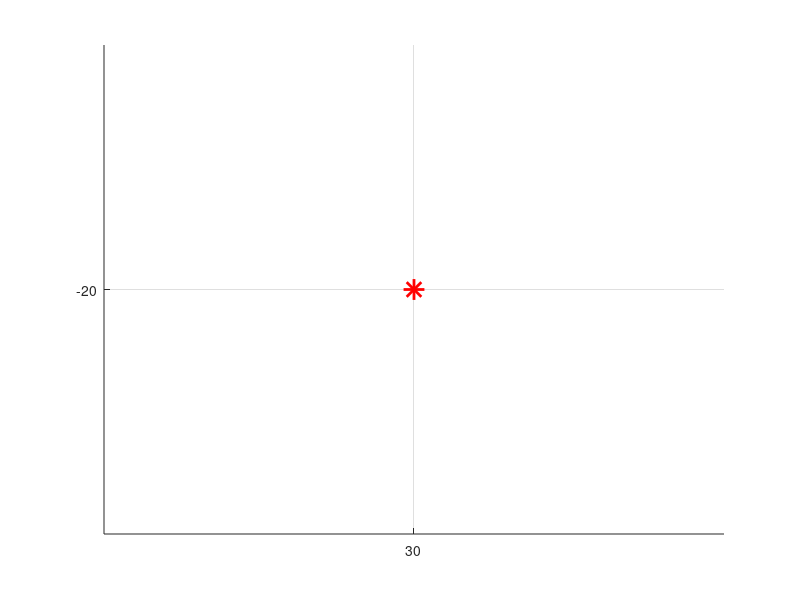

Recreate this plot in MATLAB. (Note: this script raises an error after producing the figure.)

clear; close all;
rng('default');

n_links = 16; % The robot has 16 joints and 16 links.
link_length = 5.105; % module length (cm)


waypoints = { 
        [30,-20,30]',

    };
T_base_initial = eye(4);

load('my_data_2.mat')
q_initial=my_matrix(end,:);
% 'T_base_initial' is the starting pose of the HEAD at t=0.


safety_margin = 0.01; 
snake_thickness = 3;
enable_collision_avoidance = true;
actual_obs=[
            22-snake_thickness -35 27 22+snake_thickness -10 37;
            36-snake_thickness -35 27 36+snake_thickness -10 37;
            24.5 -35 26 35.5 -10 27; 
            24.5 -35 37 35.5 -10 38; 
            ];



% =========================================================================
% 2. PREVIEW INITIAL SETUP
% =========================================================================
fprintf('Displaying initial problem setup for sanity check...\n');
fig_preview = figure('Name', 'Optimization Setup Preview', 'NumberTitle', 'off');
set(fig_preview, 'WindowState', 'maximized');
ax_preview = axes(fig_preview); grid(ax_preview, 'on'); axis(ax_preview, 'equal'); hold(ax_preview, 'on');
max_range=0; for yy = 1:length(waypoints), plot3(ax_preview, waypoints{yy}(1), waypoints{yy}(2), waypoints{yy}(3), 'r*', 'MarkerSize', 15, 'LineWidth', 2, 'DisplayName', sprintf('Waypoint %d',yy)); end
% for k = 1:length(dummy_cuboids), plot_cuboid_faces(ax_preview, dummy_cuboids{k}.dims, dummy_cuboids{k}.axis); end
if exist('actual_obs', 'var') && ~isempty(actual_obs)
    num_obs = height(actual_obs);
    for k = 1:num_obs
        % Get the coordinates for the k-th obstacle
        obs_dims = actual_obs(k,:);
        % obs_dims = acutal_obs( (k-1)*6 + 1 : k*6 );
        
        % Plot it using the new function
        plot_solid_cuboid(ax_preview, obs_dims, 'r', 0.2); % Red, 20% opaque
    end
end
% Call the generalized FK, specifying 'HEAD_BASE' for the initial pose.

[P_initial, ~] = forwardKinematics(q_initial', link_length, T_base_initial, 'HEAD_BASE');
plot3(ax_preview, P_initial(1,:), P_initial(2,:), P_initial(3,:), 'o-', 'LineWidth', 2, 'MarkerSize', 4, 'Color', [0.1, 0.4, 0.8], 'DisplayName', 'Snake Robot (t=0)');
% Auto-scaling logic
for yy=1:length(waypoints),max_range=max([max_range,abs(waypoints{yy}(:))']);end; max_range=max([max_range,abs(P_initial(:)')]);
lim = ceil(max_range*1.1); if lim==0, lim=5; end; axis(ax_preview,[-lim lim -lim lim -lim lim]); view(ax_preview, 3);
xlabel(ax_preview,'X');ylabel(ax_preview,'Y');zlabel(ax_preview,'Z');title(ax_preview,'Initial Setup. Press any key to start.'); legend(ax_preview,'show','Location','northwest');
drawnow; disp('Sanity Check: Press any key to start optimization...'); 
pause;
close(fig_preview); fprintf('Preview confirmed. Starting optimization...\n');
tic;


% =========================================================================
% 3. SET UP AND SOLVE THE OPTIMIZATION PROBLEM FOR EACH SEGMENT
% =========================================================================

% --- Initialize Full Trajectory Storage ---
full_q_dot_opt = zeros(n_links, 1); 
full_u_opt = zeros(n_links, 1); 

% --- Store poses for visualization ---
full_T_base_trajectory = {};
full_base_end_trajectory = {};
segment_end_times = [0]; % Stores the cumulative end time of each segment



% --- Initialize Full Trajectory Storage ---
smooth_full_q_opt = q_initial'; 
smooth_full_time_vector = 0;

% --- Store poses for visualization ---
smooth_full_T_base_trajectory = {};
smooth_full_base_end_trajectory = {};
smooth_segment_end_times = [0]; 


% --- Initialize State for the First Segment ---
current_x_initial = [q_initial, zeros(1, n_links)]';
T_base_current = T_base_initial;


n_states = 2 * n_links;
n_controls = n_links;
    
curr_path = [];
full_smooth_path=[];
locs=[];
spath=[];

full_T_base_trajectory{1} = T_base_current; 
full_base_end_trajectory{1} = 'HEAD_BASE';
segment_end_times = [segment_end_times, 5];
full_time_vector=linspace(0, 20, height(my_matrix));
full_q_opt = my_matrix';
output_filename = 'snake_traj.mat';
save(output_filename, 'full_q_opt', 'full_time_vector', ...
    'link_length', 'n_links', 'waypoints', ...
    'full_T_base_trajectory', 'full_base_end_trajectory', 'segment_end_times', ...
    'actual_obs'); % NEW: Save directions
fprintf('\nFull trajectory data saved to %s\n', output_filename);
fprintf('All tasks complete.\n'); beep;
toc


% =========================================================================
% LOCAL FUNCTIONS
% =========================================================================
function [smoothed_path, skipped_counts] = smooth_path_shortcut(path, link_length, T_base, base_end, obstacles, numobs, max_iterations)
    % Initialize
    smoothed_path = path;
    
    % Track original indices. Initially, it points to every row in the original path.
    original_indices = 1:size(path, 1);
    
    if size(smoothed_path, 1) < 3
        skipped_counts = zeros(1, size(smoothed_path, 1) - 1);
        return;
    end
    
    n_links = size(path, 2);
    
    for k = 1:max_iterations
        % 1. Pick two random indices (i and j) based on current smoothed_path size
        len = size(smoothed_path, 1);
        if len < 4, break; end

        idx1 = randi(len - 3);
        idx2 = randi([idx1 + 2, len-1]); % Ensure idx2 is at least 2 steps ahead
        
        q1 = smoothed_path(idx1, :);
        q2 = smoothed_path(idx2, :);
        
        % 2. Check if straight line connection is valid
        % We check discrete points along the line segment
        valid_shortcut = true;
        steps = 5000; % Check 10 points along the shortcut
        for t = linspace(0, 1, steps)
            q_check = (1-t)*q1 + t*q2;
            % Note: q_check is 1xN, function likely expects Nx1, so we transpose
            if ~is_collision_free_RRT(q_check', link_length, T_base, base_end, obstacles, numobs)
                valid_shortcut = false;
                break;
            end
        end
        
        % 3. If valid, remove intermediate nodes
        if valid_shortcut
            % Replace path with [start ... q1, q2 ... end]
            smoothed_path = [smoothed_path(1:idx1, :); smoothed_path(idx2:end, :)];
            
            % CRITICAL STEP: Apply the exact same deletion to the index tracker
            original_indices = [original_indices(1:idx1), original_indices(idx2:end)];
        end
    end
    
    % 4. Calculate skipped points vector
    % diff(original_indices) gives the gap between connected indices.
    % Subtract 1 to get the number of points *between* them.
    % Example: if indices are [1, 5], diff is 4. Points skipped are indices 2,3,4 (count=3).
    skipped_counts = diff(original_indices) - 1;
end



% --- Generalized Forward Kinematics (v13+) ---
function [P_world, T_ee_world] = forwardKinematics(q, link_length, T_base, base_end)
    n_links = length(q); 
    T_links_in_head_frame=cell(n_links+1,1); T_links_in_head_frame{1}=eye(4); T_current=eye(4);
    for i=1:n_links
        if mod(i,2)==1,T_joint=Rz(q(i));else,T_joint=Ry(q(i));end % Z-Y-Z-Y...
        T_current=T_current*T_joint*Tx(link_length); 
        T_links_in_head_frame{i+1}=T_current; 
    end
    T_tail_in_head_frame = T_links_in_head_frame{n_links+1};
    if strcmpi(base_end, 'HEAD_BASE') % 'REACH'
        T_world_to_head = T_base; 
        T_ee_world = T_world_to_head * T_tail_in_head_frame;
    elseif strcmpi(base_end, 'TAIL_BASE') % 'PULL'
        T_world_to_head = T_base * inv(T_tail_in_head_frame); 
        T_ee_world = T_world_to_head;
    else, error('Invalid base_end specified.'); end
    P_world = zeros(3, n_links + 1);
    for i=1:n_links+1
        T_link_world=T_world_to_head*T_links_in_head_frame{i}; 
        P_world(:,i)=T_link_world(1:3,4); 
    end
end
% --- Helper: Cuboid Violations (Identical to v10.3) ---

switch upper(p), case 'X',fs=[f_Ym;f_YM;f_Zm;f_ZM];case 'Y',fs=[f_Xm;f_XM;f_Zm;f_ZM];case 'Z',fs=[f_Xm;f_XM;f_Ym;f_YM];otherwise,fs=[f_Ym;f_YM;f_Zm;f_ZM];end; patch(ax,'Vertices',v,'Faces',fs,'FaceColor','b','FaceAlpha',0.1,'EdgeColor','b','LineStyle','--'); 
% --- Helper: Homogeneous Transforms (Identical to v10.3) ---
function T=Rz(t),c=cos(t);s=sin(t);T=[c -s 0 0;s c 0 0;0 0 1 0;0 0 0 1];end 
function T=Ry(t),c=cos(t);s=sin(t);T=[c 0 s 0;0 1 0 0;-s 0 c 0;0 0 0 1];end
function T=Tx(d),T=[1 0 0 d;0 1 0 0;0 0 1 0;0 0 0 1];end

% =========================================================================
% NEW (v16): RRT-Connect Implementation and Helpers
% =========================================================================

function plot_solid_cuboid(ax, c, color, alpha)
% Plots a solid 6-faced cuboid
% c = [xmin, ymin, zmin, xmax, ymax, zmax]
    if isempty(c), return; end
    x_c=[c(1),c(4)]; y_c=[c(2),c(5)]; z_c=[c(3),c(6)];
    
    % Vertices
    v=[x_c(1),y_c(1),z_c(1); x_c(2),y_c(1),z_c(1); x_c(2),y_c(2),z_c(1); x_c(1),y_c(2),z_c(1);
       x_c(1),y_c(1),z_c(2); x_c(2),y_c(1),z_c(2); x_c(2),y_c(2),z_c(2); x_c(1),y_c(2),z_c(2)];
    
    % Faces (all 6)
    f=[1 2 3 4; 2 6 7 3; 6 5 8 7; 5 1 4 8; 1 5 6 2; 4 3 7 8];
    
    patch(ax, 'Vertices', v, 'Faces', f, ...
              'FaceColor', color, 'FaceAlpha', alpha, ...
              'EdgeColor', 'k', 'LineStyle', '-');
end
